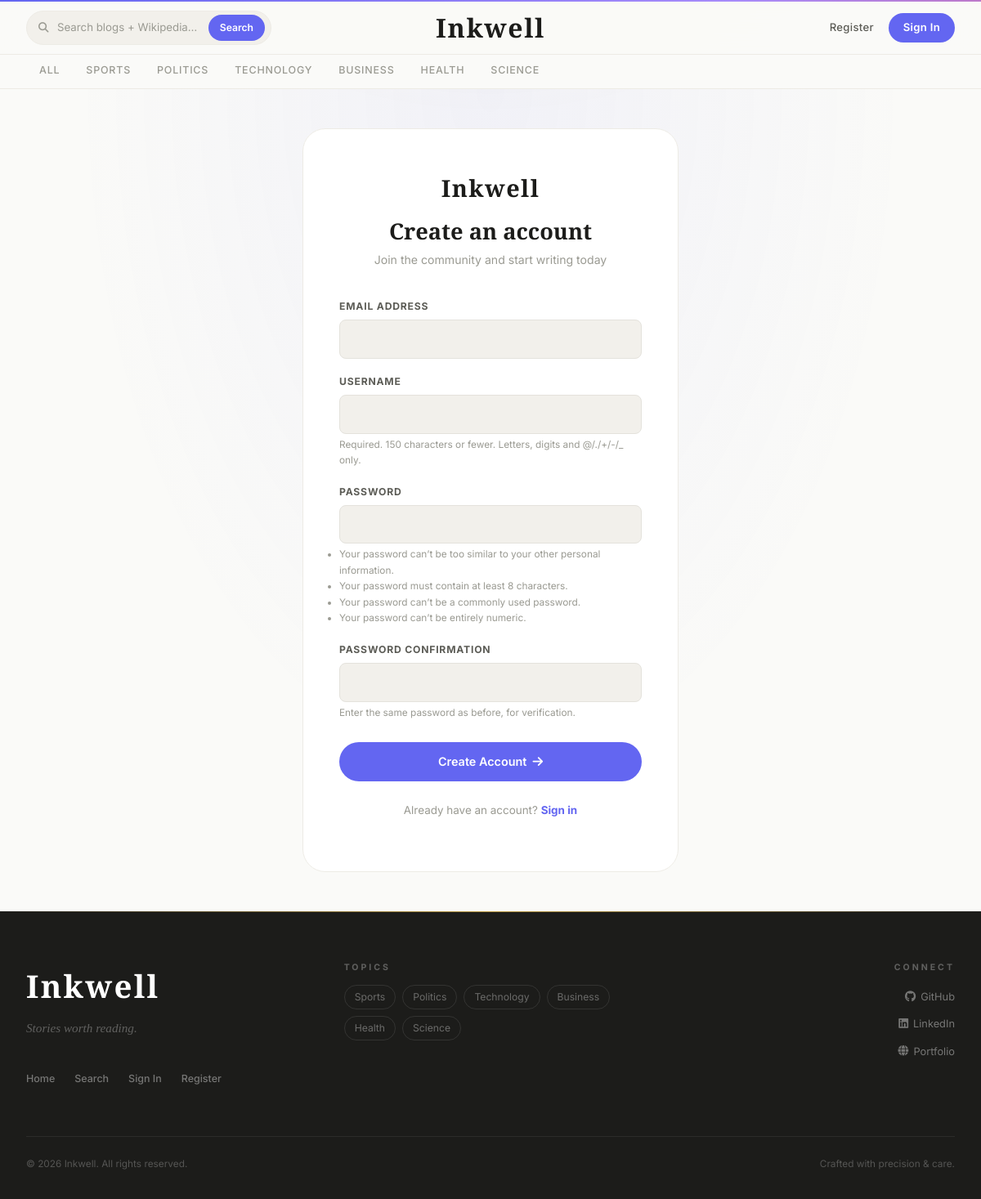
Screenshot of /register/ with the database file from the repository.
### blogs/models.py (models this page shows, shortened)
class Category(models.Model):
    category_name = models.CharField(max_length=50, unique=True)
    created_at = models.DateTimeField(auto_now_add=True)
    updated_at = models.DateTimeField(auto_now=True)
    class Meta:
        verbose_name_plural = 'categories'

### assignments/models.py (models this page shows, shortened)
class SocialLink(models.Model):
    platform = models.CharField(max_length=25)
    link = models.URLField(max_length=100)
    created_at = models.DateTimeField(auto_now_add=True)
    updated_at = models.DateTimeField(auto_now=True)

### blog_main/views.py (the view)
# urls.py: path('register/', views.register, name='register'),
def register(request):
    if request.method == 'POST':
        form = RegistrationForm(request.POST)
        if form.is_valid():
            form.save()
            return redirect('register')
        else:
            print(form.errors)
    else:
        form = RegistrationForm()
    context = {
        'form': form,
    }
    return render(request, 'register.html', context)

### blog_main/forms.py
class RegistrationForm(UserCreationForm):
    class Meta:
        model = User
        fields = ('email', 'username', 'password1', 'password2')

### blogs/context_processors.py (called while the page is built)
def get_categories(request):
    categories = Category.objects.all()
    return dict(categories=categories)

def get_social_links(request):
    social_links = SocialLink.objects.all()
    return dict(social_links=social_links)

### templates/register.html (shortened to what this page needs)
{% extends 'base.html' %}
{% block content %}
<div style="min-height:calc(100vh - 80px);display:flex;align-items:center;justify-content:center;padding:48px 16px;background:radial-gradient(ellipse at 50% 0%,rgba(99,102,241,.06) 0%,transparent 60%);">
    <div style="background:var(--bg-card);border:1px solid var(--border-light);border-radius:var(--radius-xl);padding:48px 44px;width:100%;max-width:460px;animation:cardEnter .6s var(--ease-out) both;">
        <div style="text-align:center;margin-bottom:36px;">
            <a href="/" style="font-family:'Cormorant Garamond',serif;font-size:1.8rem;font-weight:600;color:var(--text-primary);letter-spacing:.05em;display:block;margin-bottom:14px;">Inkwell</a>
            <h2 style="font-size:1.7rem;font-weight:600;margin-bottom:6px;">Create an account</h2>
            <p style="color:var(--text-tertiary);font-size:0.88rem;">Join the community and start writing today</p>
        </div>
        <form method="POST">
            {% for field in form %}
            <div style="margin-bottom:18px;">
                <label style="font-size:0.76rem;font-weight:700;text-transform:uppercase;letter-spacing:.8px;color:var(--text-secondary);margin-bottom:6px;display:block;">{{ field.label }}</label>
                <input type="{{ field.field.widget.input_type|default:'text' }}" name="{{ field.html_name }}"
                    value="{{ field.value|default:'' }}"
                    style="width:100%;border:1px solid var(--border);border-radius:var(--radius-sm);padding:11px 16px;font-size:0.9rem;font-family:'Inter',sans-serif;outline:none;background:var(--bg-secondary);transition:all .2s;color:var(--text-primary);"
                    onfocus="this.style.borderColor='var(--accent)';this.style.background='var(--bg-card)';this.style.outline='3px solid var(--accent-glow)';"
                    onblur="this.style.borderColor='var(--border)';this.style.background='var(--bg-secondary)';this.style.outline='none';">
                {% if field.help_text %}<small style="color:var(--text-tertiary);font-size:0.74rem;margin-top:4px;display:block;">{{ field.help_text }}</small>{% endif %}
            </div>
            {% endfor %}
            <button type="submit" class="btn-premium" style="width:100%;justify-content:center;margin-top:8px;font-size:0.9rem;padding:12px;">
                Create Account <i class="fa-solid fa-arrow-right"></i>
            </button>
        </form>
        <p style="text-align:center;margin-top:24px;font-size:0.84rem;color:var(--text-tertiary);">
            Already have an account? <a href="{% url 'login' %}" style="font-weight:700;">Sign in</a>
        </p>
    </div>
</div>
{% endblock %}

### templates/base.html (shortened to what this page needs)
{% load static %}
<!DOCTYPE html>
<html lang="en">
<head>
  <link href="https://getbootstrap.com/docs/4.0/dist/css/bootstrap.min.css" rel="stylesheet">
  <link href="{% static 'css/blog.css' %}" rel="stylesheet">
  <link rel="stylesheet" href="https://cdnjs.cloudflare.com/ajax/libs/font-awesome/6.4.0/css/all.min.css">
</head>
<body>
  <header class="blog-header" id="site-header">
    <div class="nav-inner">
      <div class="nav-left">
        <form action="{% url 'search' %}" method="GET" style="display:flex;">
          <div class="premium-search nav-search">
            <i class="fa-solid fa-magnifying-glass" style="color:var(--text-tertiary);font-size:0.78rem;"></i>&nbsp;
            <input type="text" name="keyword" value="{{ keyword }}" placeholder="Search blogs + Wikipedia…" autocomplete="off"/>
            <button type="submit">Search</button>
          </div>
        </form>
      </div>
      <a class="blog-header-logo" href="/">Inkwell</a>
      <div class="nav-right">
        {% if not user.is_authenticated %}
          <a class="nav-link-item" href="{% url 'register' %}">Register</a>
          <a class="nav-link-item btn-fill" href="{% url 'login' %}">Sign In</a>
        {% endif %}
      </div>
    </div>
  </header>
  <div class="nav-scroller">
    <nav class="nav d-flex">
      <a class="nav-category" href="/">All</a>
      {% for cat in categories %}
      <a class="nav-category" href="{% url 'posts_by_category' cat.id %}">{{ cat.category_name }}</a>
      {% endfor %}
    </nav>
  </div>
  <div class="page-content" id="page-content">
    {% block content %}{% endblock %}
  </div>
  {% block footer %}
  <footer class="blog-footer">
    <div class="container">
      <div class="row">
        <div class="col-lg-4 mb-4">
          <a href="/" class="footer-brand">Inkwell</a>
          <span class="footer-tagline">Stories worth reading.</span>
          <div class="footer-nav">
            <a href="/">Home</a>
            <a href="{% url 'search' %}">Search</a>
            {% if user.is_authenticated %}
            <a href="{% url 'dashboard' %}">Dashboard</a>
            {% else %}
            <a href="{% url 'login' %}">Sign In</a>
            <a href="{% url 'register' %}">Register</a>
            {% endif %}
          </div>
        </div>
        <div class="col-lg-4 mb-4">
          <p class="section-label" style="color:rgba(255,255,255,.3);margin-bottom:12px;">Topics</p>
          <div style="display:flex;flex-wrap:wrap;gap:8px;">
            {% for cat in categories %}
            <a href="{% url 'posts_by_category' cat.id %}"
              style="font-size:0.76rem;color:rgba(255,255,255,.35);padding:4px 12px;border:1px solid rgba(255,255,255,.1);border-radius:20px;transition:all .2s;"
              onmouseover="this.style.color='rgba(255,255,255,.8)';this.style.borderColor='rgba(255,255,255,.3)';"
              onmouseout="this.style.color='rgba(255,255,255,.35)';this.style.borderColor='rgba(255,255,255,.1)';">
              {{ cat.category_name }}
            </a>
            {% endfor %}
          </div>
        </div>
        <div class="col-lg-4 mb-4 text-lg-right">
          {% if social_links %}
          <p class="section-label" style="color:rgba(255,255,255,.3);margin-bottom:12px;">Connect</p>
          {% for link in social_links %}
          <a href="{{ link.link }}" target="_blank" rel="noopener"
            style="display:inline-flex;align-items:center;gap:6px;font-size:0.8rem;color:rgba(255,255,255,.4);margin-bottom:8px;transition:color .2s;"
            onmouseover="this.style.color='rgba(255,255,255,.8)';"
            onmouseout="this.style.color='rgba(255,255,255,.4)';">
            {% if link.platform == 'GitHub' %}<i class="fa-brands fa-github" style="font-size:0.85rem;"></i>
            {% elif link.platform == 'LinkedIn' %}<i class="fa-brands fa-linkedin" style="font-size:0.85rem;"></i>
            {% elif link.platform == 'Portfolio' or link.platform == 'Website' %}<i class="fa-solid fa-globe" style="font-size:0.8rem;"></i>
            {% elif link.platform == 'Twitter' or link.platform == 'X' %}<i class="fa-brands fa-x-twitter" style="font-size:0.8rem;"></i>
            {% elif link.platform == 'Facebook' %}<i class="fa-brands fa-facebook" style="font-size:0.85rem;"></i>
            {% elif link.platform == 'Instagram' %}<i class="fa-brands fa-instagram" style="font-size:0.85rem;"></i>
            {% else %}<i class="fa-solid fa-link" style="font-size:0.7rem;"></i>{% endif %}
            {{ link.platform }}
          </a><br>
          {% endfor %}
          {% endif %}
        </div>
      </div>
      <div class="footer-divider"></div>
      <div class="d-flex justify-content-between align-items-center flex-wrap" style="gap:12px;">
        <span class="footer-copy">© 2026 Inkwell. All rights reserved.</span>
        <span class="footer-copy">Crafted with precision &amp; care.</span>
      </div>
    </div>
  </footer>
  {% endblock %}
</body>
</html>

### rows the page displays
Category: category_name "SPORTS", category_name "Sports"
Category: category_name "POLITICS", category_name "Politics"
Category: category_name "TECHNOLOGY", category_name "Technology"
Category: category_name "BUSINESS", category_name "Business"
Category: category_name "HEALTH", category_name "Health"
Category: category_name "SCIENCE", category_name "Science"
SocialLink: platform "GitHub"
SocialLink: platform "LinkedIn"
SocialLink: platform "Portfolio"

### other values shown
{{ field.label }} "EMAIL ADDRESS" "USERNAME" "PASSWORD" "PASSWORD CONFIRMATION"
{{ field.help_text }} "Required. 150 characters or fewer. Letters, digits and @/./+/-/_ only." "Enter the same password as before, for verification."
